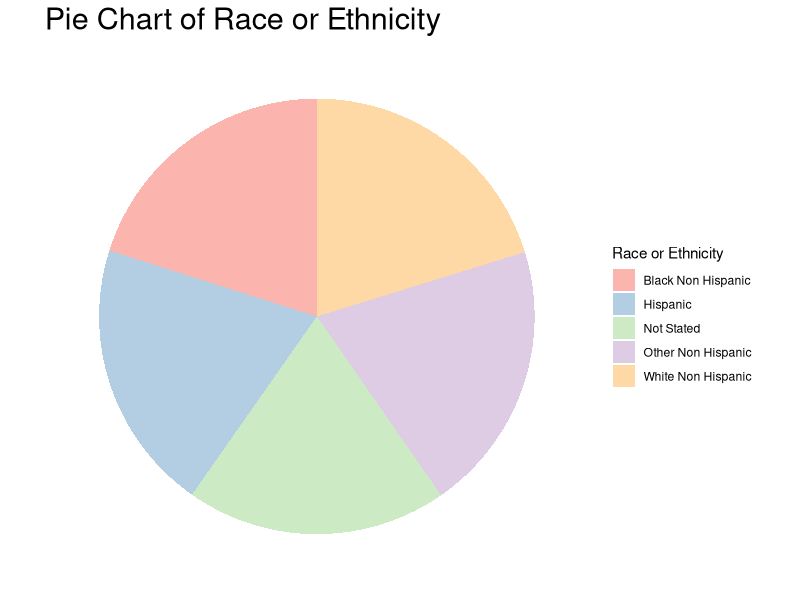

Write the R code that produced this figure.
## ---- chunk 1
library(RColorBrewer)
library(ggplot2)
death_data <- read.csv("Death_data_NY.csv")
sum(is.na(death_data)) #There is no NA data in the dataset

# pie
race_counts <- as.data.frame(table(death_data$Race.or.Ethnicity))

ggplot(race_counts, aes(x="", y=Freq, fill=Var1)) +
  geom_bar(stat="identity", width=1) +
  coord_polar("y", start=0) +
  theme_minimal() +  # Using a minimal theme
  theme(axis.line = element_blank(),
        axis.text = element_blank(),
        axis.title = element_blank(),
        panel.border = element_blank(),
        panel.grid = element_blank(),
        axis.ticks = element_blank(),
        plot.title = element_text(size=22)) +
  scale_fill_brewer(palette="Pastel1") +  # Custom color palette
  labs(fill="Race or Ethnicity", title="Pie Chart of Race or Ethnicity") +
  guides(fill=guide_legend(title="Race or Ethnicity"))
# color_palette <- brewer.pal(n = length(race_counts), name = "Set3")
# pie(race_counts, col = color_palette ,labels = names(race_counts), main = "Pie Chart of 'Race or Ethnicity'")


# bar
table(death_data$Age.Group)
